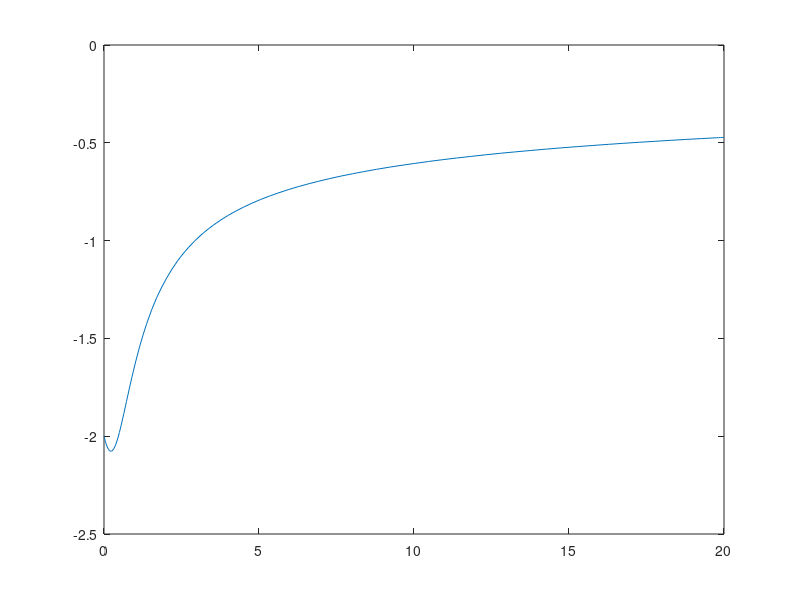

This chart was generated by the following MATLAB code:
% solve the bernoulli differential equation dydt = (1/6)(t*(y^4)+ 2*y)
%   with the initial condition y(0) = -2

function solve_bernoulli
    initial_y = -2;
    time_range = [0,20];
    
    [t_values, solution_values] = ode45(@(t,y) diff_eq(t,y), ...
                                        time_range,...
                                        initial_y);
    plot(t_values, solution_values);                                
end

function dydt = diff_eq(t,y)
    dydt = (t*(y^4) + 2*y)/6;
end

% Notes:
%   The function handle @(t,y) diff_eq(t,y) tells MATLAB two things:
%       1. Which function to use to compute the value of dydt. It will use
%       this to compute dydt between t=0 and t=20
%       2. The @(t,y) tells MATLAB that the variable y is differentiated
%       with respect to t in the equation. These are dummy variables, they 
%       only need to match the symbols used in the diffential equation


% STOPPED AT 11.3
